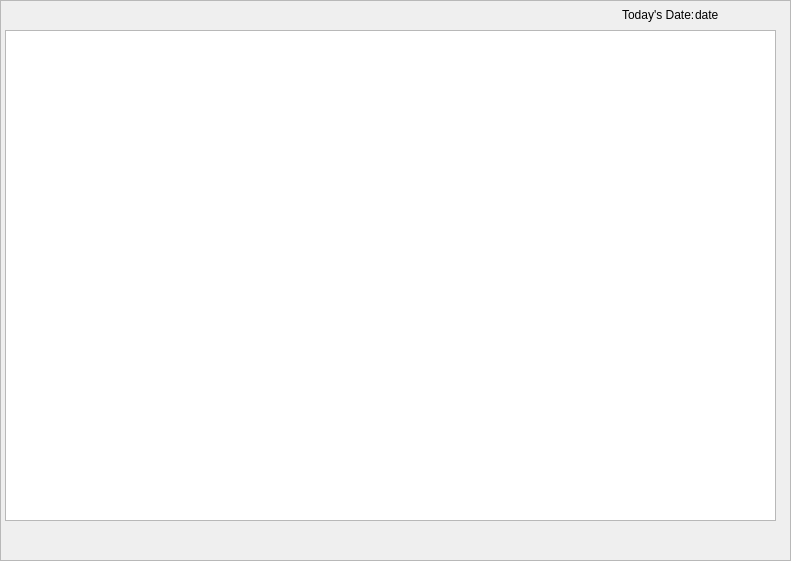
   <widget class="QFrame" name="frameadmin2">
    <property name="geometry">
     <rect>
      <x>10</x>
      <y>40</y>
      <width>791</width>
      <height>561</height>
     </rect>
    </property>
    <property name="frameShape">
     <enum>QFrame::StyledPanel</enum>
    </property>
    <property name="frameShadow">
     <enum>QFrame::Raised</enum>
    </property>
    <widget class="QTableView" name="table_bookings">
     <property name="geometry">
      <rect>
       <x>5</x>
       <y>30</y>
       <width>771</width>
       <height>491</height>
      </rect>
     </property>
     <attribute name="horizontalHeaderCascadingSectionResizes">
      <bool>true</bool>
     </attribute>
     <attribute name="horizontalHeaderMinimumSectionSize">
      <number>94</number>
     </attribute>
     <attribute name="horizontalHeaderDefaultSectionSize">
      <number>94</number>
     </attribute>
     <attribute name="horizontalHeaderStretchLastSection">
      <bool>true</bool>
     </attribute>
     <attribute name="verticalHeaderCascadingSectionResizes">
      <bool>false</bool>
     </attribute>
     <attribute name="verticalHeaderStretchLastSection">
      <bool>false</bool>
     </attribute>
    </widget>
    <widget class="QLabel" name="datedisplaylbl2_2">
     <property name="geometry">
      <rect>
       <x>622</x>
       <y>7</y>
       <width>71</width>
       <height>16</height>
      </rect>
     </property>
     <property name="text">
      <string>Today's Date:</string>
     </property>
    </widget>
    <widget class="QLabel" name="datedisplay_3">
     <property name="geometry">
      <rect>
       <x>695</x>
       <y>7</y>
       <width>71</width>
       <height>16</height>
      </rect>
     </property>
     <property name="text">
      <string>date</string>
     </property>
    </widget>
   </widget>
